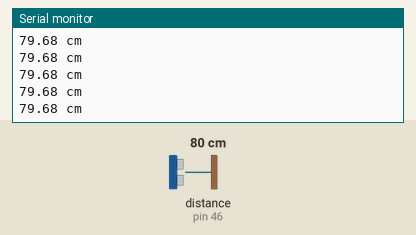
A sketch run on a simulated Arduino Mega 2560, built with avr-gcc and run on an emulated ATmega2560. Shown: the last lines printed to the serial monitor. Wiring (inferred from the names in the program): ultrasonic range finder: trigger pin 47; echo pin 46. The inputs (shaded band) are chosen by the test bench; at power-on: distance to the obstacle (sensor on pin 46) 80 cm. The echo pulse lasts 58.3 µs per cm.

Above: at 1.2 s.
1.3 s: distance to the obstacle (sensor on pin 46) set to 2 cm
At 2.3 s:
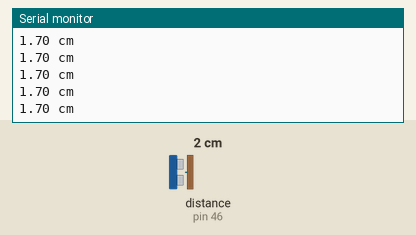
2.8 s: distance to the obstacle (sensor on pin 46) set to 120 cm
At 3.6 s:
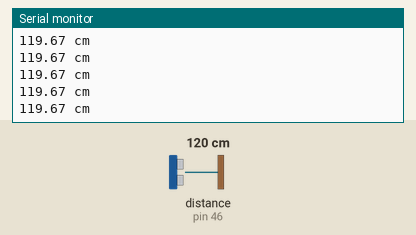
Timing chart, 0 to 5.8 s (numbered marks = the images above; inputs shaded):
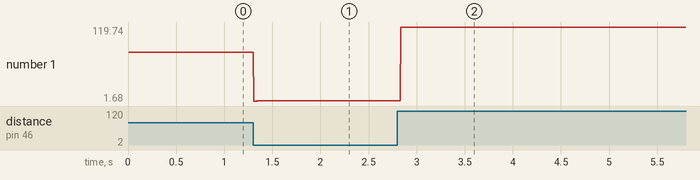

The sketch:

DistanceSensorTest.ino
```cpp
const int pinDistanceTrigger = 47;
const int pinDistanceEcho = 46;

void setup()
{
    Serial.begin(19200);

    pinMode(pinDistanceTrigger, OUTPUT);
    pinMode(pinDistanceEcho, INPUT);
}

void loop()
{
    digitalWrite(pinDistanceTrigger, LOW);
    delayMicroseconds(2);
    digitalWrite(pinDistanceTrigger, HIGH);
    delayMicroseconds(10);
    digitalWrite(pinDistanceTrigger, LOW);

    float duration = pulseIn(pinDistanceEcho, HIGH);
    float dist = (duration * .0343f) / 2.f;

    Serial.print(dist);
    Serial.println(" cm");
}
```

Measured:
- after the input at 1.3 s, the serial monitor: prints a new line at once (image 1)
- after the input at 2.8 s, the serial monitor: prints a new line at once (image 2)
- plotted number 1: 79.68 → 1.7 after the input at 1.3 s, 1.7 → 119.67 after the input at 2.8 s
